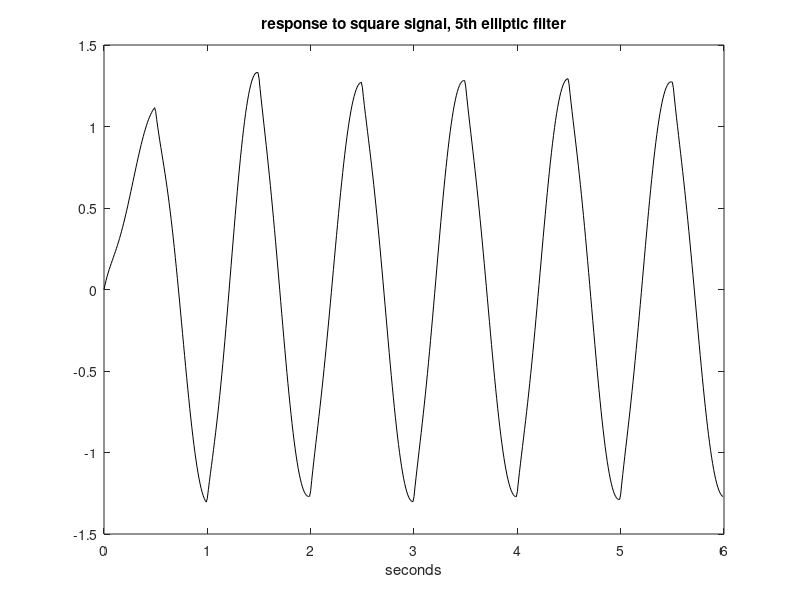

The MATLAB script that drew this image:
% Response of elliptic filter to square signal
wc=10; % desired cut-off frequency
N=5; % order of the filter
Rp=0.5; %decibels of ripple in the pass band
Rs=20; %decibels of ripple in the stop band
[num,den]=ellip(N,Rp,Rs,wc,'s'); %analog elliptic filter
G=tf(num,den); %transfer function
% Input square signal 
fu=1; %signal frequency in Hz
wu=2*pi*fu; %signal frequency in rad/s
fs=100; %sampling frequency in Hz
tiv=1/fs; %time interval between samples;
t=0:tiv:(6-tiv); %time intervals set (6 seconds)
u=square(wu*t); %input signal data set
[y,ty]=lsim(G,u,t); %computes the system output
plot(t,y,'k'); %plots output signal
axis([0 6 -1.5 1.5]);
xlabel('seconds'); title('response to square signal, 5th elliptic filter');
